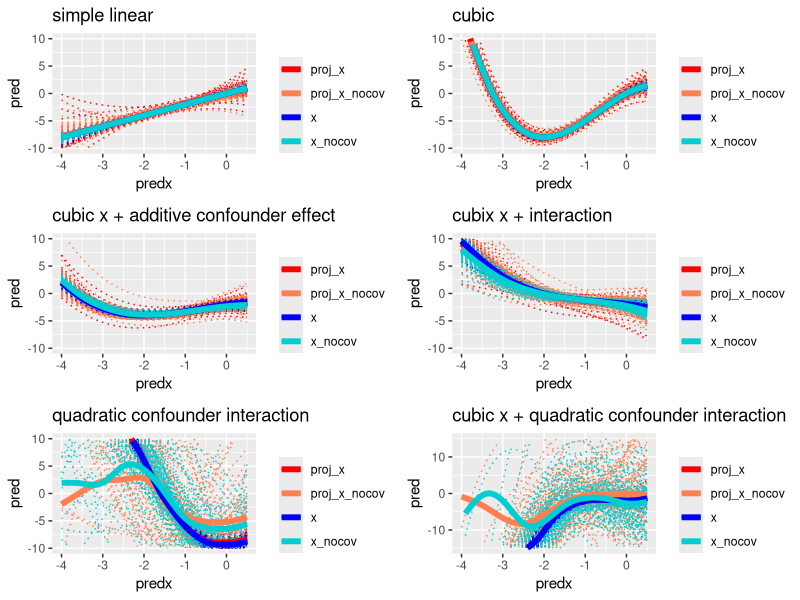

This figure's R source:
library(ggplot2)
library(gridExtra)
library(mvtnorm)
erfsim = function(vvt, # projection matrix
                  beta1, # coeff of x
                  beta2, # coeff of x^2
                  beta3, # coeff of x^3
                  betaxc, # coeff of x*cov
                  betaxc2, # coeff of x*cov^2
                  betac, # coeff of cov
                  sig, # gaussian error sd
                  x, # treatment
                  cov # covariate 
                  ) {
  vvtx = as.numeric(vvt %*% x)
  rx = x - vvtx
  n = nrow(vvt)
  err = rnorm(n, mean = 0, sd = sig)
  # Generate outcome
  y = beta1*x + beta2*x^2 + beta3*x^3 + betaxc*x*cov + betaxc2*x^2*cov + betac*cov + err
  # Estimate ERF with original data
  lm1 = lm(y ~ I(x^2) + I(x^3) + x*cov + I(x^2):cov)
  lm3 = lm(y ~ x + I(x^2) + I(x^3)) # excludes covariates
  
  # Predict for each value of x and average
  # Choose newx range that is either shifted original or that vvtx covers well
  #newx = x + 1
  #newx = seq(-2.5, 2.5, 5/(n-1))
  newx = seq(-4,0.5, 4.5/(n-1))
  erf1 = rep(NA, length(newx))
  erf3 = rep(NA, length(newx))
  for (i in 1:length(newx)){
    # ERF is average of predictions
    newdata1 = data.frame('x' = x, 'cov' = cov)
    newdata3 = data.frame('x' = x)
    newdata1$x = newx[i]
    newdata3$x = newx[i]
    res1 = predict(lm1, newdata =  newdata1)
    erf1[i] = mean(res1)
    res3 = predict(lm3, newdata =  newdata3)
    erf3[i] = mean(res3) # constant anyway
  }
  
  # Estimate ERF with projected exposure
  lm2 = lm(y ~ vvtx + I(vvtx^2) + I(vvtx^3) + 
             rx + I(rx^2) + I(rx^3) + 
             cov + cov:vvtx + cov:rx + rx:vvtx + 
             I(vvtx^2):rx + I(rx^2):vvtx + 
             I(vvtx^2):cov + I(rx^2):cov + vvtx:rx:cov)
  lm4 = lm(y ~ vvtx + I(vvtx^2) + I(vvtx^3) + 
             rx + I(rx^2) + I(rx^3) + 
             rx:vvtx + 
             I(vvtx^2):rx + I(rx^2):vvtx) # excludes confounder
  # Predict for each value of x and average
  erf2 = rep(NA, length(newx))
  erf4 = rep(NA, length(newx))
  
  for (i in 1:length(newx)){
    newdata2 = data.frame('vvtx' = vvtx, 'cov' = cov, 'rx' = rx)
    newdata4 = data.frame('vvtx' = vvtx, 'rx' = rx)
    
    newdata2$vvtx = newx[i]-rx
    newdata4$vvtx = newx[i]-rx
    res2 = predict(lm2, newdata = newdata2)
    erf2[i] = mean(res2) # technically should be doing differently (two means)
    # but ok for now because red curves look great
    res4 = predict(lm4, newdata = newdata4)
    erf4[i] = mean(res4)
  }
  df = cbind.data.frame(newx, #x
                        erf1,
                        erf2,
                        erf3,
                        erf4)
  colnames(df) = c('predx', 'lm1_pred', 'lm2_pred', 'lm3_pred', 'lm4_pred')
  return(list('df' = df, 
              'vvtx' = data.frame('obs_vvtx' = vvtx))) # also save observed projected x
}

# fxn to create plots and run simulation
erfplot = function(n, # sample size
                   vvt, # projection matrix
                   nreps, # number of times that new y vector created
                   beta1 = 2, # coeff x
                   beta2 = 0, # coeff x^2
                   beta3 = 0, # coeff x^3
                   betaxc = 0, # coeff x*cov
                   betaxc2 = 0, # coeff x*cov^2
                   betac = 0, # coeff cov
                   sig = 1, # gaussian error variance
                   realdat = F,
                   confounding = F) {
  gs = list()
  # stores predictions across simulations.
  allpred = data.frame(matrix(nrow = 4*n*nreps, ncol = 4))
  names(allpred) = c('predx', 'pred', 'model', 'sim')
  for (r in 1:nreps){
    if (!realdat){
      if (!confounding){
        x = rexp(n) -1
        cov = rgamma(n, shape = 2, rate = 1)
      }
      if (confounding){
        x = rt(n, ncp = -1, df = 2)
        x_noconf = vvt %*% x
        x_conf = x - x_noconf
        cov_noconf = vvt %*% rnorm(n, mean = 2, sd = 1)
        cov_conf = 0.8*scale(x_conf) + sqrt(1-0.8^2)*(scale((diag(1,n)-vvt) %*% rnorm(n, mean = 0.5)))
        cov = as.numeric(cov_conf + cov_noconf)
      }
    }
    if (realdat){
      return(NULL) # to do
    }
    # Calculate ERFs
    dfrep = erfsim(vvt=vvt, beta1=beta1, beta2=beta2, beta3=beta3, betaxc=betaxc, 
                   betaxc2=betaxc2, betac=betac, sig=sig, x=x, cov=cov)
    
    # There must be a better way to code this. This is terrible. 
    data1 = cbind.data.frame(dfrep$df$predx, dfrep$df$lm1_pred, rep('x', n), rep(r, n))
    data2 = cbind.data.frame(dfrep$df$predx, dfrep$df$lm2_pred, rep('proj_x', n), rep(r, n))
    data3 = cbind.data.frame(dfrep$df$predx, dfrep$df$lm3_pred, rep('x_nocov', n), rep(r, n))
    data4 = cbind.data.frame(dfrep$df$predx, dfrep$df$lm4_pred, rep('proj_x_nocov', n), rep(r, n))
    colnames(data1) = colnames(allpred)
    colnames(data2) = colnames(allpred)
    colnames(data3) = colnames(allpred)
    colnames(data4) = colnames(allpred)

    # Calculate the row indices
    start_idx = (4 * n * (r - 1) + 1)
    end_idx = (4 * r * n)

    # Update the rows in allpred
    allpred[start_idx:end_idx, ] = rbind(data1, data2, data3, data4)
    
    # Plot ERFs from a single run
    if (r <= 9){
      gs[[r]] = ggplot(dfrep$df, aes(x = predx)) + 
        geom_line(aes(y = lm1_pred, color = 'x ERF')) + 
        geom_line(aes(y = lm2_pred, color = 'proj x ERF')) + 
        geom_line(aes(y = lm3_pred, color = 'x ERF no cov')) + 
        geom_line(aes(y = lm4_pred, color = 'proj x ERF no cov')) + 
        geom_rug(data=dfrep$vvtx, aes(x = obs_vvtx), sides = 'b', inherit.aes = F) + 
        labs(y = 'prediction', x = 'x or proj x') + 
        scale_colour_manual("", 
                            breaks = c("x ERF", "proj x ERF", "x ERF no cov", "proj x ERF no cov"),
                            values = c("blue", "red", "darkturquoise", "coral")) +
        ylim(-10,10) +
        theme_minimal()
    }
  }
  # Plot ERFs across runs
  gs[[10]] = ggplot(allpred, aes(predx, pred, color = model)) +
    geom_line(aes(group = interaction(sim, model)), lty = 3, size = 0.5) +
    stat_smooth(se = F, lty = 1, size = 2) + 
    labs(title = 'All ERFs') + 
    scale_colour_manual("", 
                        values = c(x = "blue", 
                                   proj_x = "red", 
                                   x_nocov = "darkturquoise", 
                                   proj_x_nocov = "coral")) +
    ylim(-10,10)
  return(gs)
}

# Synthetic data
set.seed(15)
n = 50
A = matrix(rexp(n^2), nrow = n, ncol = n)
A[lower.tri(A)] = t(A)[lower.tri(A)]
E = eigen(A)
v = E$vectors[,1:30] 
#v = E$vectors[,20:49]
vvt = v %*% t(v)
nreps = 100

# Create plots
gs = erfplot(n=n, vvt=vvt,nreps=nreps, confounding =T)
g1 = gs[[10]] + labs(title = 'simple linear') 
gs = erfplot(n=n, vvt=vvt,nreps=nreps, confounding =T,
             beta1 = 4, beta2 = -2, beta3 = -1) 
g2 = gs[[10]] + labs(title = 'cubic') 
gs = erfplot(n=n, vvt=vvt,nreps=nreps, confounding =T,
             beta1 = 1, beta2 = -0.5, beta3 = -0.25, betac = -1)
g3 = gs[[10]] + labs(title = 'cubic x + additive confounder effect')  
gs = erfplot(n=n, vvt=vvt,nreps=nreps, confounding =T,
             beta1 = 1, beta2 = -0.5, beta3 = -0.25, betac = -1, betaxc = -1) 
g4 = gs[[10]] + labs(title = 'cubix x + interaction') 
gs = erfplot(n=n, vvt=vvt,nreps=nreps, confounding =T,
             betac = -5, betaxc = -1, betaxc2 = 2)
g5 = gs[[10]] + labs(title = 'quadratic confounder interaction')
gs = erfplot(n=n, vvt=vvt,nreps=nreps, confounding =T,
             beta2 = -2, beta3 = 2, betac = -1, betaxc = -1, betaxc2 = 2)
g6 = gs[[10]] + labs(title = 'cubic x + quadratic confounder interaction') + ylim(-15,15) 

filename = 'plots_combined_130_100_imperfect'
#filename = 'plots_combined_2049_100_imperfect'
png(paste('images/erfplots/', filename, '.jpeg', sep = ''), height = 2000, width = 2000, res = 100)
grid.arrange(grobs = list(g1, g2, g3, g4, g5, g6), 
             layout = matrix(1:6, nrow = 3, ncol = 2))
dev.off()

# Exploratory data analysis
n = 500
A = matrix(rexp(n^2), nrow = n, ncol = n)
A[lower.tri(A)] = t(A)[lower.tri(A)]
E = eigen(A)
#v = E$vectors[,1:30] 
v = E$vectors[,20:49]
vvt = v %*% t(v)
cors = matrix(NA, nrow = nreps, ncol = 5) 
# x cov, x1 cov1, x2 cov1, x2 co1, x2 cov2
for (i in 1:nreps){
  x = rt(n, ncp = -1, df = 2)
  x_noconf = vvt %*% x
  x_conf = x - x_noconf
  cov_noconf = vvt %*% rnorm(n, mean = 2, sd = 1)
  cov_conf = 0.8*scale(x_conf) + sqrt(1-0.8^2)*(scale((diag(1,n)-vvt) %*% rnorm(n, mean = 0.5)))
  cov = as.numeric(cov_conf + cov_noconf)
  cors[i,] = c(cor(x, cov), # cor 0.75
               cor(x_noconf, cov_noconf), # correlation mean zero
               cor(x_conf, cov_noconf), # not correlated
               cor(x_noconf, cov_conf), # not correlated
               cor(x_conf, cov_conf)) #  corr 0.8
}
summary(cors)

